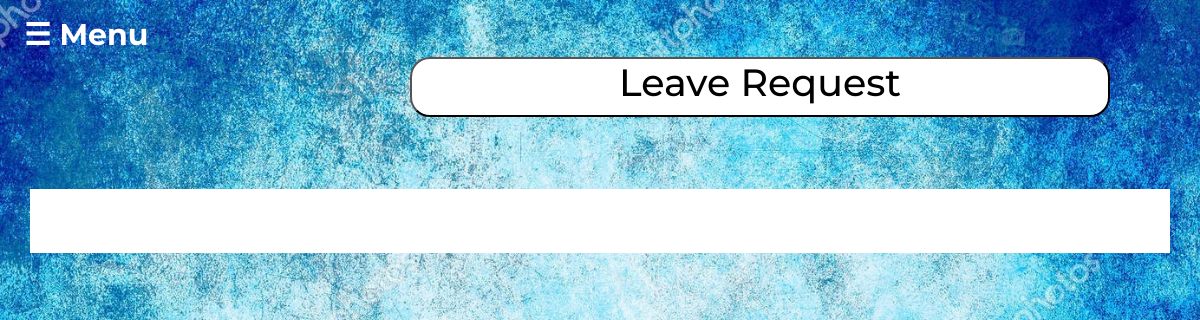
Before: /leavem.php (signed in) with the older database file.
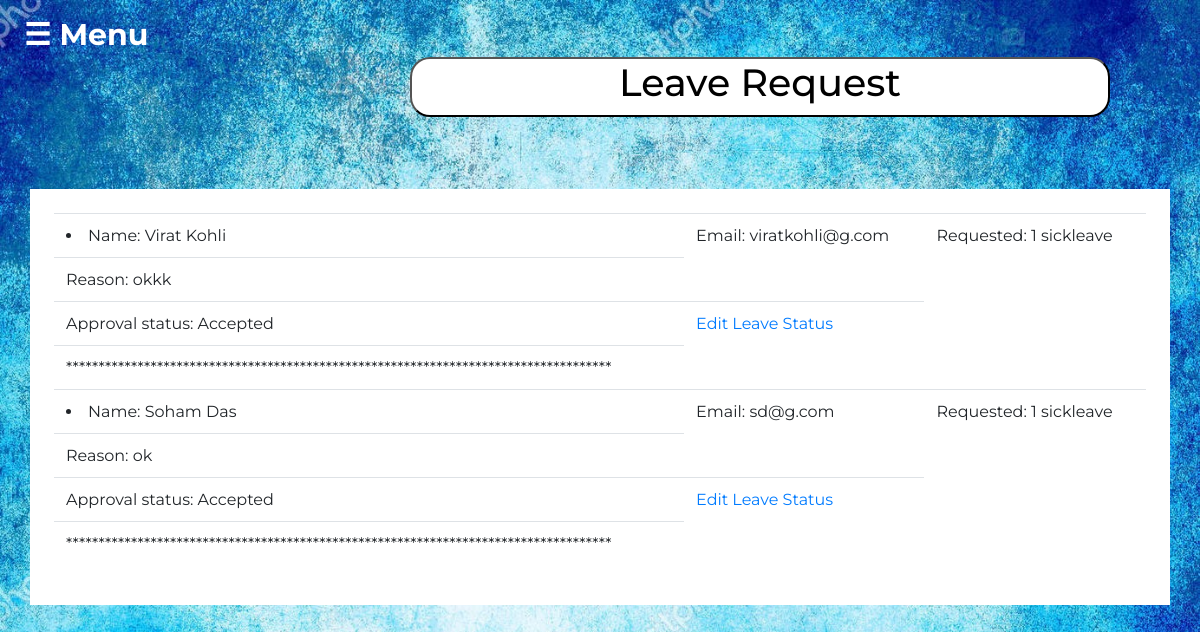
After: the same page with the newer database file.
### tables this page shows
CREATE TABLE `leavez` (
  `leave_id` int(11) NOT NULL,
  `sickleave` int(11) DEFAULT 0,
  `earnleave` int(11) DEFAULT 0,
  `casualleave` int(11) DEFAULT 0,
  `nationalfesholiday` int(11) DEFAULT NULL,
  `paidleave` int(11) DEFAULT 0,
  `leavereason` text DEFAULT NULL,
  `leaveapproval` varchar(50) DEFAULT 'Pending approval',
  `leavetype` varchar(50) DEFAULT NULL,
  `reqleave` int(11) DEFAULT NULL,
  `addemploy_Employ_ID` int(11) NOT NULL
);

CREATE TABLE `addemploy` (
  `Employ_ID` int(11) NOT NULL,
  `fname` varchar(45) DEFAULT NULL,
  `mname` varchar(45) DEFAULT NULL,
  `lname` varchar(45) DEFAULT NULL,
  `qualify` varchar(45) DEFAULT NULL,
  `blood` varchar(45) DEFAULT NULL,
  `email` varchar(45) DEFAULT NULL,
  `phone` varchar(20) DEFAULT NULL,
  `exp` varchar(45) DEFAULT NULL,
  `department` varchar(45) DEFAULT NULL,
  `designation` varchar(45) DEFAULT NULL,
  `addr` varchar(45) DEFAULT NULL,
  `Password` varchar(45) NOT NULL,
  `MainRole` varchar(45) NOT NULL,
  `jd` varchar(20) DEFAULT NULL
);

### leavem.php (the view, shortened to what this page needs)
<?php
 include('bootstrap.php');
include 'configall.php';
 ?>
<!DOCTYPE html>
<html>
    <head>
        <link rel="stylesheet" type="text/css" href="viewemploy.css?v=<?php echo time(); ?>">
    </head>
    <body>
    <div class="bar">
    	<span style="font-size:30px;cursor:pointer" onclick="openNav()">&#9776; Menu</span>
    </div>
    <div class="heading">
      <button class="head" style="background-color: white; border-radius: 20px; margin-left: 410px; width: 700px;"><center><h2>Leave Request</h2></center>
    </div>
    <br><br><br>
    <div class="container">
      <?php  echo('<table class="table table-hover">'."\n");
    $stmt = $pdo->query("SELECT `addemploy`.*, `leavez`.*\n"
    . "FROM `addemploy` \n"
    . "	LEFT JOIN `leavez` ON `leavez`.`addemploy_Employ_ID` = `addemploy`.`Employ_ID`\n"
    . "WHERE `leavez`.`reqleave` IS NOT NULL ORDER BY `leavez`.`leave_id` DESC;");
    while ( $row = $stmt->fetch(PDO::FETCH_ASSOC) ) {
        echo "<tr><td><li>";
        echo("Name: "."   ".htmlentities($row['fname']));
		echo(htmlentities($row['lname']));
        echo("</td><td>");
        echo("Email: ".htmlentities($row['email']));
        echo("</td><td>");
        echo("Requested: ".htmlentities($row['reqleave']));
		echo(htmlentities($row['leavetype']));
        echo("</td></tr>");
        echo "<tr><td>";
        echo("Reason: ".htmlentities($row['leavereason']));
        echo("</td></tr>");
        echo "<tr><td>";
        echo("Approval status: ".htmlentities($row['leaveapproval']));
        echo("</td><td>");
        echo('<a href="leavem1.php?id='.$row['Employ_ID'].'">Edit Leave Status</a>');
        echo("</li></td></tr>\n");
        echo("<tr><td>************************************************************************************</td></tr>\n");
    }
    ?>
  </div>
    </body>
</html>

### bootstrap.php (shortened to what this page needs)
<link rel="stylesheet" href="https://maxcdn.bootstrapcdn.com/bootstrap/4.5.2/css/bootstrap.min.css">
<link rel="stylesheet" href="https://maxcdn.bootstrapcdn.com/bootstrap/4.5.2/css/bootstrap.min.css">

### viewemploy.css (style rules this page uses)
body { background: url(bgImage7.jpg); margin:0; padding:0; background-size: cover; font-family: Arial; }
.heading h2 { font-size: 38px; color: black; }
body { font-family: 'Montserrat', sans-serif; font-weight: bold; }
.container { height: auto; padding: 2%; background-color: white; }
.bar { margin-left: 2%; margin-top: 1%; color: white; font-style: bold; }
span { color: white; }

Changed rows visible on the page:
added leavez: addemploy_Employ_ID.fname "Virat", addemploy_Employ_ID.lname "Kohli", addemploy_Employ_ID.email "viratkohli@g.com", reqleave "1", leavetype "sickleave", leavereason "okkk", leaveapproval "Accepted"
added leavez: addemploy_Employ_ID.fname "Soham", addemploy_Employ_ID.lname "Das", addemploy_Employ_ID.email "sd@g.com", reqleave "1", leavetype "sickleave", leavereason "ok", leaveapproval "Accepted"
